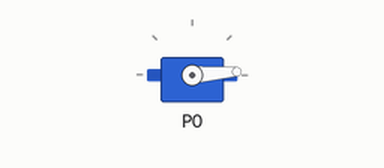
Bench run of a program on a simulated BBC micro:bit (MakeCode). Shown: servo.

Above: at 0.05 s.
At 1.25 s:
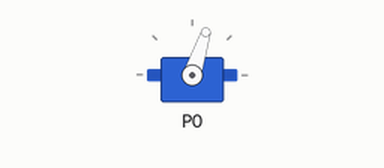
At 2.45 s:
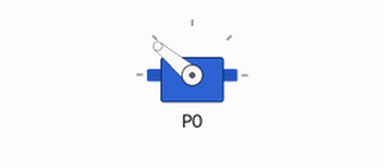
At 4.85 s:
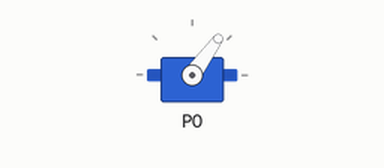
Timing chart, 0 to 6.3 s (numbered marks = the images above):
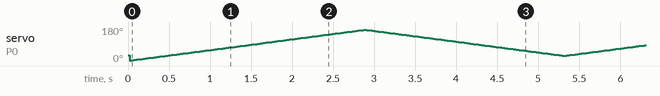

The program:

main.ts
```typescript
let Angle = 0
pins.servoWritePin(AnalogPin.P0, 30)
basic.forever(function () {
    while (Angle <= 165) {
        Angle += 2
        pins.servoWritePin(AnalogPin.P0, Angle)
        basic.pause(35)
    }
    while (Angle >= 30) {
        Angle += -2
        pins.servoWritePin(AnalogPin.P0, Angle)
        basic.pause(35)
    }
})
```

test.ts
```typescript
// les tests vont ici ; cela ne sera pas compilé si ce paquet est utilisé en tant qu'extension.
```
